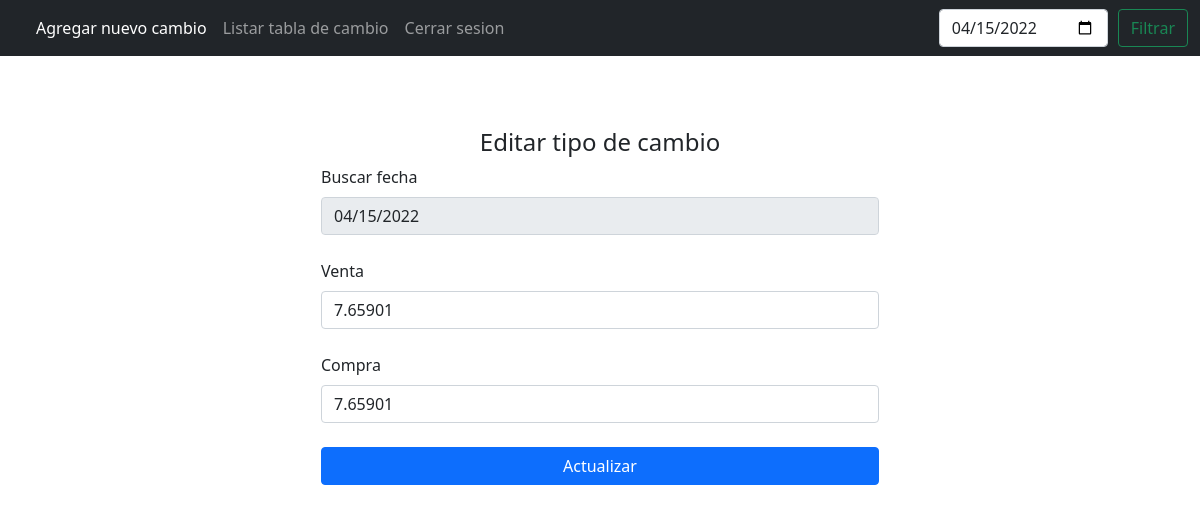
Screenshot of /home/editar/8/ (signed in) with the database file from the repository.
### apps/home/models.py (models this page shows, shortened)
class ExchangeRate(models.Model):
    date = models.DateField("Fecha", auto_now=False, auto_now_add=False,null=False,unique=True)
    sale_price = models.FloatField(null=False)
    purchase_price = models.FloatField(null=False)
    class Meta:
        verbose_name = 'ExchangeRate'
        verbose_name_plural = 'ExchangeRates'

### apps/home/views.py (the view)
# urls.py: path('editar/<pk>/',views.ExchangeReateUpdateView.as_view(), name='home-edit'),
class ExchangeReateUpdateView(LoginRequiredMixin,UpdateView):
    model = ExchangeRate
    template_name = "Home/editExchange.html"
    form_class = forms.ExchangeRateForm
    success_url = '.'

### apps/home/forms.py (shortened to what this page needs)
class ExchangeRateForm(forms.ModelForm):
    class Meta:
        model = ExchangeRate
        fields = '__all__'
        exclude = ('date',)
        widgets ={
            'sale_price': forms.TextInput(attrs={
                'class': 'form-control',
                'type': 'text',
                }
            ),
            'purchase_price': forms.TextInput(attrs={
                'class': 'form-control',
                'type':'text',
            }),
            'date': forms.DateInput(
                attrs={
                    'class': 'form-control',
                    'type':'date'
                }
            )
        }

### templates/Home/editExchange.html (shortened to what this page needs)
{% extends 'Home/base.html' %}
{% block content %}
    <form style="width: 50%; margin:auto" method="POST" id="form-exchange">
        <br>
        <br><br>
        <h4 style="text-align:center">Editar tipo de cambio</h4>
        <div class="form-group">
            <label class="form-label" for="id_username">Buscar fecha</label>
            <input type="date" disabled class="form-control" value="{{object.date|date:'Y-m-d'}}" >
        </div>
        <br>
        <div class="form-group">
            <label class="form-label" for="id_password">Venta</label>
            {{ form.sale_price }}
        </div>
        <br>
        <div class="form-group">
            <label class="form-label" for="id_password">Compra</label>
            {{ form.purchase_price }}
        </div>
        <br>
        <div class="d-grid gap-1">
            <button class="btn btn-primary" type="submit">Actualizar</button>
            </div>
    </form>
{% endblock content %}

### rows the page displays
ExchangeRate: date "04/15/2022", sale_price "7.65901", purchase_price "7.65901"
